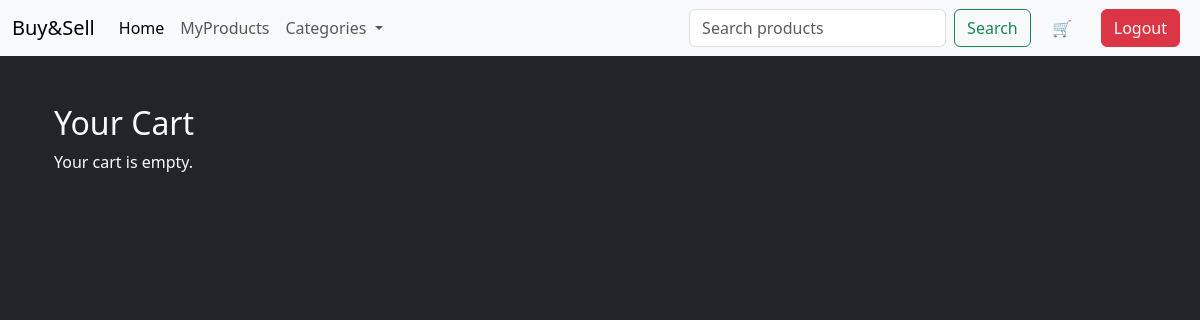
/myapp/cart/ (signed in), run on an earlier commit of the app's database.
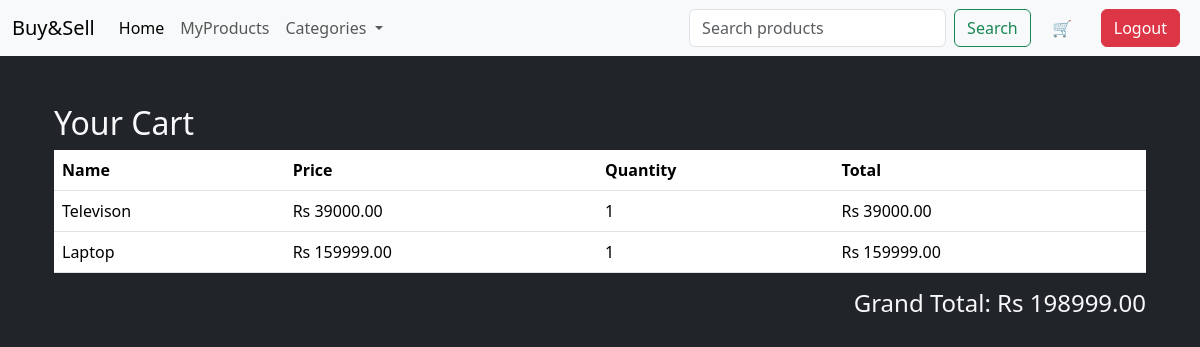
And on a later commit of the database.
### myapp/models.py (models this page shows, shortened)
class Cart(models.Model):
    user = models.ForeignKey(User, on_delete=models.CASCADE)
    product = models.ForeignKey(Product, on_delete=models.CASCADE)
    quantity = models.PositiveIntegerField(default=1)
    added_at = models.DateTimeField(auto_now_add=True)
    class Meta:
        unique_together = ('user', 'product')
    def total_price(self):
        return self.quantity * self.product.price

class Product(models.Model):
    CATEGORY_CHOICES = [
        ('clothes', 'Clothes'),
        ('electronics', 'Electronics'),
        ('others', 'Others'),
    ]
    user = models.ForeignKey(User, on_delete=models.CASCADE)
    name = models.CharField(max_length=100)
    price = models.DecimalField(max_digits=10, decimal_places=2)
    image = models.ImageField(upload_to='products/' , blank=True , null=True)
    description = models.TextField(blank=True)
    category = models.CharField(max_length=20, choices=CATEGORY_CHOICES , default='others')
    created_at = models.DateTimeField(auto_now_add=True)
    updated_at = models.DateTimeField(auto_now=True)

### myapp/views.py (the view)
# urls.py: path('cart/', views.cart_view, name='cart_view'),
@login_required
def cart_view(request):
    cart_items = Cart.objects.filter(user=request.user)
    total = sum(item.total_price() for item in cart_items)
    return render(request, "cart.html", {
        "cart_items": cart_items,
        "total": total
    })

### myapp/templates/cart.html
{% extends "index.html" %}
{% block content %}
<div class="container mt-5">
    <h2>Your Cart</h2>
    {% if cart_items %}
    <table class="table">
        <thead>
            <tr>
                <th>Name</th>
                <th>Price</th>
                <th>Quantity</th>
                <th>Total</th>
            </tr>
        </thead>
        <tbody>
            {% for item in cart_items %}
            <tr>
                <td>{{ item.product.name }}</td>
                <td>Rs {{ item.product.price }}</td>
                <td>{{ item.quantity }}</td>
                <td>Rs {{ item.total_price }}</td>
            </tr>
            {% endfor %}
        </tbody>
    </table>
    <h4 class="text-end">Grand Total: Rs {{ total }}</h4>
    {% else %}
        <p>Your cart is empty.</p>
    {% endif %}
</div>
{% endblock %}

What changed in the data, as far as the page shows it:
added Cart: product.name "Televison", product.price "39000.00", quantity "1", total_price "39000.00"
added Cart: product.name "Laptop", product.price "159999.00", quantity "1", total_price "159999.00"
Also different on the page:
{{ total }}: (not shown) → "198999.00"
text no longer shown: "Your cart is empty."
text now shown: "Name Price Quantity Total Grand Total: Rs"
